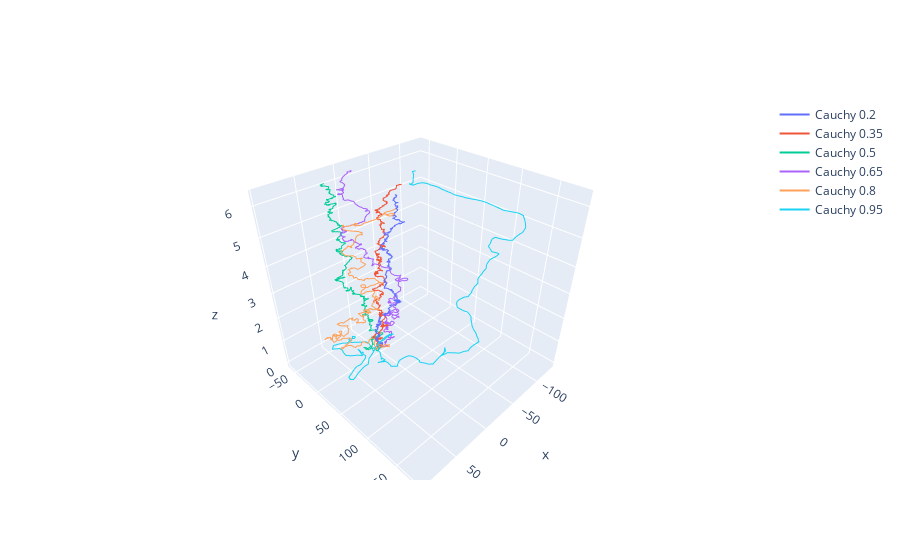

This figure's notebook cell:
### Markdown cell above
## Actividad 4: Correlated Random Walk - Vec2d - N Trajectories (7 pts)

* Generar tantas trayectorias tipo CRW como se especifique en una variable **n_traj**.
* Cada una de las trayectorias debera tener un coeficiente de Cauchy diferente.
* Utilizar **Vec2d**.
* Guardar trayectorias en **Pandas** Data Frame.
* Visualizar proyección en 3d con **plotly**.
* Exportar el Data Frame con las trayectorias a un archivo tipo *pkl*.

### Code cell
# Init parameters
CRW_exponents = [0.2,0.35,0.5,0.65,0.8,0.95]
n_traj = 6
resolution = 1000
fig_wrapcauchy_pdf = go.Figure()
z = np.linspace(0,2*np.pi, resolution)
for traj in range(n_traj):
  aux_domain = wrapcauchy.rvs(CRW_exponents[traj], size=resolution, loc=0)
  velocity = Vec2d(1,0)

  wrapcauchy_pdf = np.zeros(shape=(resolution,2))

  for i in range(resolution):
    # Elegir el angulo de giro
    velocity = velocity.rotated(aux_domain[i])
    wrapcauchy_pdf[i,0] = wrapcauchy_pdf[i-1,0] + velocity.x
    wrapcauchy_pdf[i,1] = wrapcauchy_pdf[i-1,1] + velocity.y

  fig_wrapcauchy_pdf.add_trace(go.Scatter3d(x=wrapcauchy_pdf[:,0],
                                          y=wrapcauchy_pdf[:,1],
                                          z=z,
                                          marker=dict(size=2),
                                          line=dict(width=2),
                                          mode='lines',
                                          name=f'Cauchy {CRW_exponents[traj]}',
                                          showlegend=True))
fig_wrapcauchy_pdf.show()

### Figure 1 — Plotly figure (JSON) as saved in the notebook; plotly's stock layout.template omitted (floating-point values rounded to 4 significant figures; data arrays with more than 128 entries replaced by an {"elided": "..."} marker saying what was removed)
{"data": [{"line": {"width": 2}, "marker": {"size": 2}, "mode": "lines", "name": "Cauchy 0.2", "showlegend": true, "type": "scatter3d", "x": {"elided": "1000 float values"}, "y": {"elided": "1000 float values"}, "z": {"elided": "1000 float values"}}, {"line": {"width": 2}, "marker": {"size": 2}, "mode": "lines", "name": "Cauchy 0.35", "showlegend": true, "type": "scatter3d", "x": {"elided": "1000 float values"}, "y": {"elided": "1000 float values"}, "z": {"elided": "1000 float values"}}, {"line": {"width": 2}, "marker": {"size": 2}, "mode": "lines", "name": "Cauchy 0.5", "showlegend": true, "type": "scatter3d", "x": {"elided": "1000 float values"}, "y": {"elided": "1000 float values"}, "z": {"elided": "1000 float values"}}, {"line": {"width": 2}, "marker": {"size": 2}, "mode": "lines", "name": "Cauchy 0.65", "showlegend": true, "type": "scatter3d", "x": {"elided": "1000 float values"}, "y": {"elided": "1000 float values"}, "z": {"elided": "1000 float values"}}, {"line": {"width": 2}, "marker": {"size": 2}, "mode": "lines", "name": "Cauchy 0.8", "showlegend": true, "type": "scatter3d", "x": {"elided": "1000 float values"}, "y": {"elided": "1000 float values"}, "z": {"elided": "1000 float values"}}, {"line": {"width": 2}, "marker": {"size": 2}, "mode": "lines", "name": "Cauchy 0.95", "showlegend": true, "type": "scatter3d", "x": {"elided": "1000 float values"}, "y": {"elided": "1000 float values"}, "z": {"elided": "1000 float values"}}], "layout": {}}
